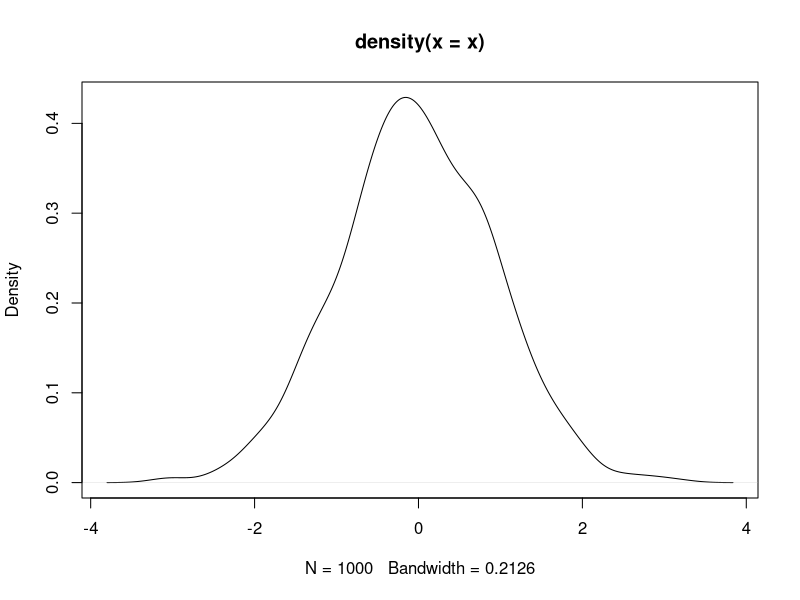

The R script that drew this image:
## ---- chunk 1
knitr::opts_chunk$set(echo = TRUE)
## ---- chunk 2
#summary(cars)
x <- rnorm(1000)
head(x)
## ---- chunk 3
#plot(pressure)
plot(density(x))
